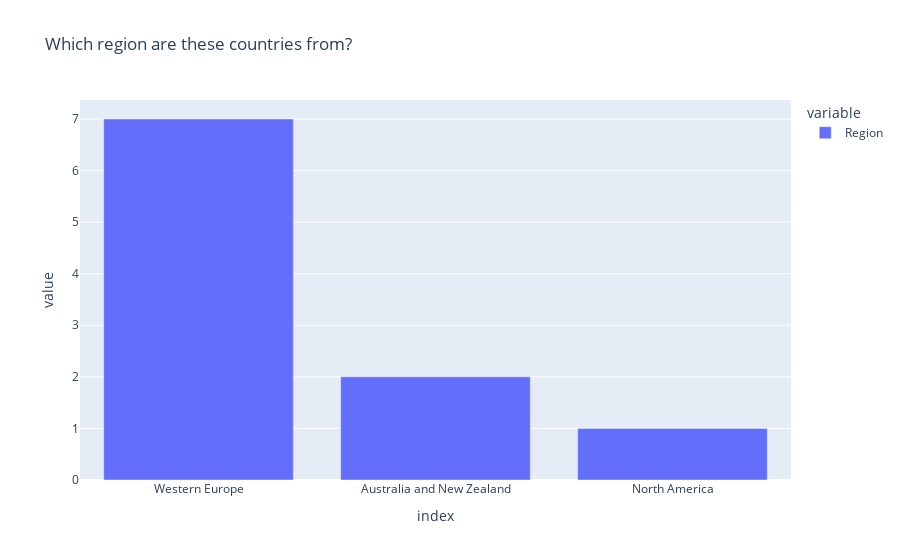

Notebook source saved alongside this figure:
### Code cell
region = data_2016.Region.head(10)
fig = px.bar(region.value_counts(),title='Which region are these countries from?')
fig.show()

### Figure 1 — Plotly figure (JSON) as saved in the notebook; plotly's stock layout.template omitted (floating-point values rounded to 4 significant figures)
{"data": [{"alignmentgroup": "True", "hovertemplate": "variable=Region<br>index=%{x}<br>value=%{y}<extra></extra>", "legendgroup": "Region", "marker": {"color": "#636efa"}, "name": "Region", "offsetgroup": "Region", "orientation": "v", "showlegend": true, "textposition": "auto", "type": "bar", "x": ["Western Europe", "Australia and New Zealand", "North America"], "xaxis": "x", "y": [7, 2, 1], "yaxis": "y"}], "layout": {"barmode": "relative", "legend": {"title": {"text": "variable"}, "tracegroupgap": 0}, "title": {"text": "Which region are these countries from?"}, "xaxis": {"anchor": "y", "domain": [0, 1], "title": {"text": "index"}}, "yaxis": {"anchor": "x", "domain": [0, 1], "title": {"text": "value"}}}}
